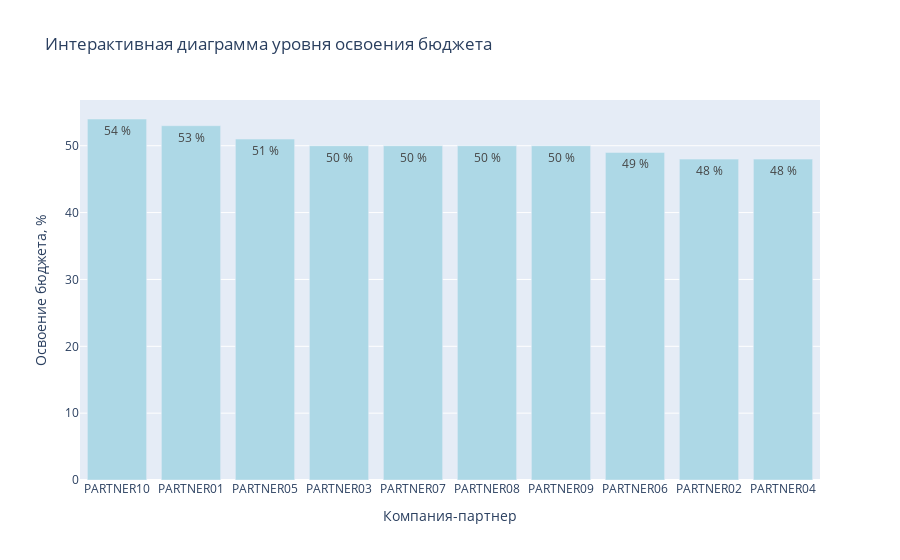

Notebook code for this chart:
### Code cell
# График 5: Интерактивная визуализация с Plotly
fig = go.Figure()

# Добавляем столбцы выручки
fig.add_trace(go.Bar(
    x=partners_budget_execution.index.get_level_values('name'),
    y=partners_budget_execution['avg_completion_rate']*100,
    name='Уровень освоения',
    marker_color='lightblue',
    text=[f'{x:,.0f} %' for x in partners_budget_execution['avg_completion_rate']*100],
    textposition='auto'
))

fig.update_layout(
    title='Интерактивная диаграмма уровня освоения бюджета',
    xaxis_title='Компания-партнер',
    yaxis_title='Освоение бюджета, %',
    showlegend=False,
    height=600
)

fig.show()

### Figure 1 — Plotly figure (JSON) as saved in the notebook; plotly's stock layout.template omitted (floating-point values rounded to 4 significant figures)
{"data": [{"marker": {"color": "lightblue"}, "name": "Уровень освоения", "text": ["54 %", "53 %", "51 %", "50 %", "50 %", "50 %", "50 %", "49 %", "48 %", "48 %"], "textposition": "auto", "type": "bar", "x": ["PARTNER10", "PARTNER01", "PARTNER05", "PARTNER03", "PARTNER07", "PARTNER08", "PARTNER09", "PARTNER06", "PARTNER02", "PARTNER04"], "y": [54.0, 53.0, 51.0, 50.0, 50.0, 50.0, 50.0, 49.0, 48.0, 48.0]}], "layout": {"autosize": true, "showlegend": false, "title": {"text": "Интерактивная диаграмма уровня освоения бюджета"}, "xaxis": {"autorange": true, "range": [-0.5, 9.5], "title": {"text": "Компания-партнер"}, "type": "category"}, "yaxis": {"autorange": true, "range": [0, 56.84], "title": {"text": "Освоение бюджета, %"}, "type": "linear"}}}
